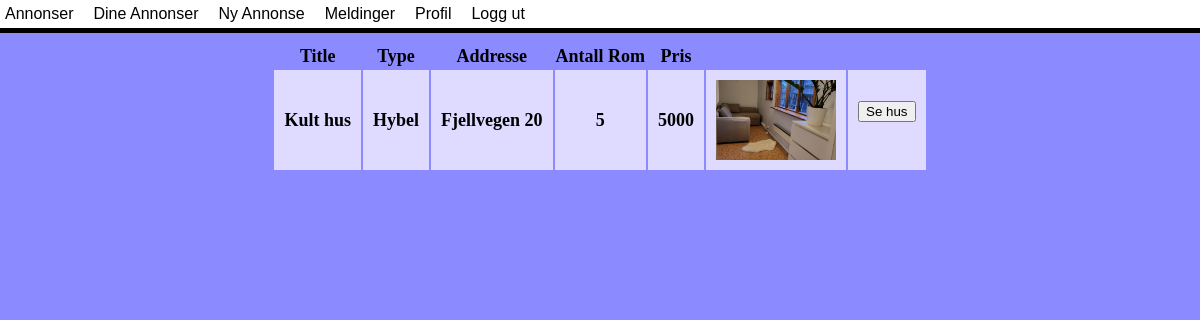
/Pages/MyListings.php (signed in), run on an earlier commit of the app's database.
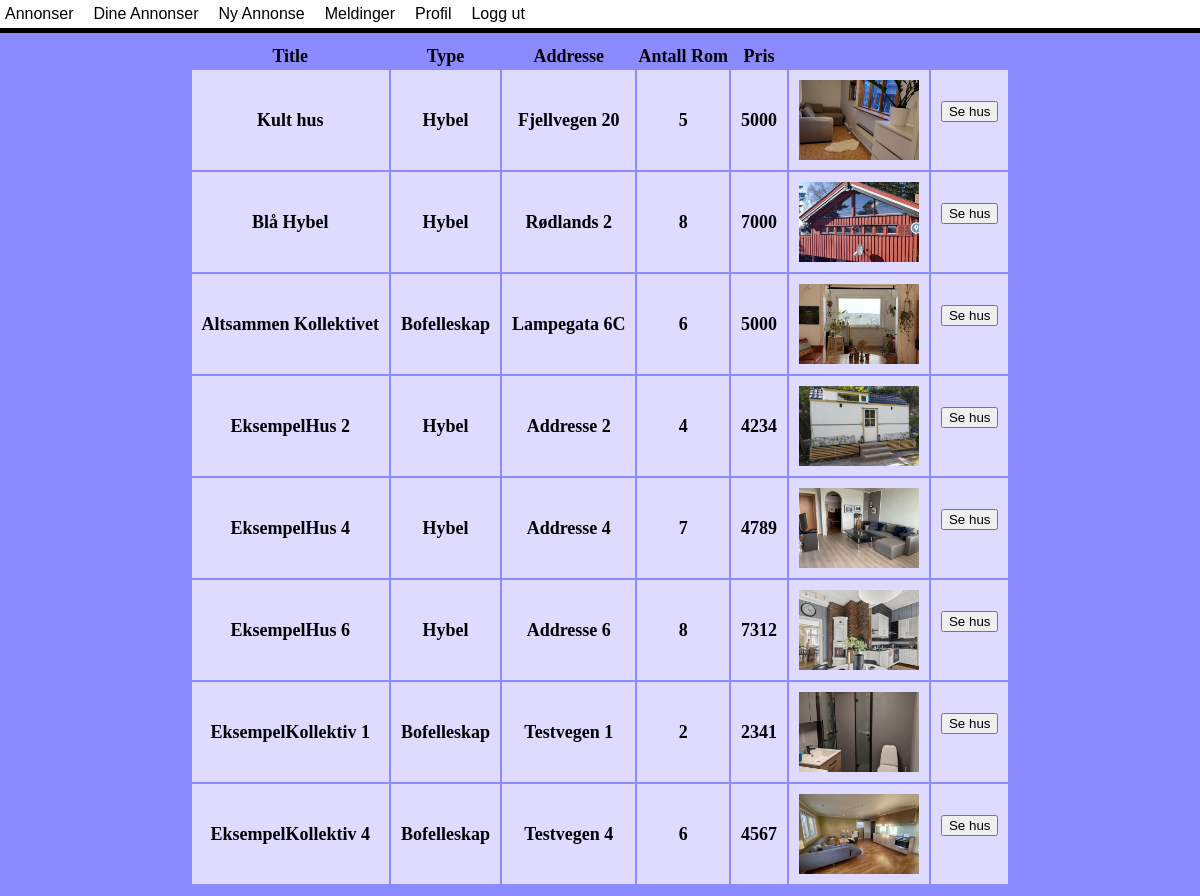
And on a later commit of the database.
### tables this page shows
CREATE TABLE listingImages (
    listingImgID INT NOT NULL AUTO_INCREMENT,
    listingImgDesc VARCHAR(64),
    listingImgType VARCHAR(10),
    listingID INT NOT NULL,
    listingMainImg TINYINT NOT NULL DEFAULT 0,
    PRIMARY KEY (listingImgID),
    FOREIGN KEY (listingID) references Listings(listingID) ON DELETE CASCADE
);

CREATE TABLE listings (
    listingID INT NOT NULL AUTO_INCREMENT,
    listingTitle VARCHAR(45) NOT NULL,
    listingDesc VARCHAR(1000) NOT NULL,
    listingAddress VARCHAR(100) NOT NULL,
    listingRooms INT NOT NULL,
    listingType VARCHAR(45) NOT NULL,
    listingPrice INT NOT NULL,
    listingArea INT NOT NULL,
    petAllowed TINYINT NOT NULL DEFAULT 0,
    hasParking TINYINT NOT NULL DEFAULT 0,
    hasShed TINYINT NOT NULL DEFAULT 0,
    isFurnished TINYINT NOT NULL DEFAULT 0,
    hasAppliances TINYINT NOT NULL DEFAULT 0,
    hasBalcony TINYINT NOT NULL DEFAULT 0,
    hasGarden TINYINT NOT NULL DEFAULT 0,
    wcFriendly TINYINT NOT NULL DEFAULT 0,
    incElectricity TINYINT NOT NULL DEFAULT 0,
    incWifi TINYINT NOT NULL DEFAULT 0,
    canSmoke TINYINT NOT NULL DEFAULT 0,
    forMen TINYINT NOT NULL DEFAULT 0,
    forWomen TINYINT NOT NULL DEFAULT 0,
    userID INT NOT NULL,
    PRIMARY KEY (listingID),
    FOREIGN KEY (userID) references user(userID) ON DELETE CASCADE
);

### Pages/MyListings.php (the view, shortened to what this page needs)
<?php
include_once "../Utilities/DatabaseConnection.php";
include_once "../Utilities/Header.php";
$userID = $_SESSION["user"]["userID"];
$sql = "SELECT * FROM listings INNER JOIN listingimages ON listings.listingID=listingimages.listingID WHERE userID = '$userID' AND listingimages.listingMainImg = 1";
$result = $connection->query($sql);
?>
<!DOCTYPE html>
<html>
<head>
    <link rel="stylesheet" href="../css/MyListings.css">
</head>
<body>
<main>
<table class="listingsContainer">
    <tr>
    <th>Title</th>
    <th>Type</th>
    <th>Addresse</th>
    <th>Antall Rom</th>
    <th>Pris</th>
    </tr>
<?php
if($result->num_rows > 0) {
while($row = $result->fetch_assoc()) {
    $imageType = $row["listingImgType"];
    $image = "../images/" . $row['listingImgID'] . "." . $imageType;
    $title = $row["listingTitle"];
    $type = $row["listingType"];
    $address = $row["listingAddress"];
    $rooms = $row["listingRooms"];
    $price = $row["listingPrice"];
    echo "<tr>";
    echo "<td>$title</td>";
    echo "<td>$type</td>";
    echo "<td>$address</td>";
    echo "<td>$rooms</td>";
    echo "<td>$price</td>";
    echo "<td><img class='imageLOL' src='$image'></td>";
    echo "<td><form action='ListingDetails.php' method='get'><button type='submit' name='listingID'
    value=" . $row['listingID'] . ">Se hus</button></form></td>";
    }
    echo "</tr>";
}
?>
</table>
</main>
</body>
</html>

### Utilities/Header.php
<link rel="stylesheet" href="../css/Header.css">
<header style="font-family: Arial,Helvetica,sans-serif">
    <div class="headerStyle">
                <?php
                echo '<span>';
                echo '<li> <a href="../Pages/Listings.php"> Annonser </a></li>';
                if ($_SESSION['user']['isStudent'] == 0) {
                    echo '<li> <a href="../Pages/MyListings.php"> Dine Annonser </a></li>';
                    echo '<li> <a href="../Pages/CreateListing.php"> Ny Annonse </a></li>';
                }
                echo '<li> <a href="../Pages/Inbox.php"> Meldinger </a></li>';
                echo '<li> <a href="../Pages/Profile.php"> Profil </a></li>';
                echo '<li> <a href="../Pages/Logout.php"> Logg ut </a></li>';
                echo '</span>';
                ?>
    </div>
</header>

### css/Header.css (style rules this page uses)
body { background-color: #8b8bff; margin: 0; padding: 0; }
.headerStyle { border-bottom: 5px solid black; background-color: white; padding: 5px; }
.headerStyle > span > li { display:inline-block; margin-right:20px; }
.headerStyle > span > li > a { color:#000000; text-decoration:none; }

### css/MyListings.css (style rules this page uses)
body { margin: 0; padding: 0; }
main { display: flex; flex-direction: column; align-items: center; }
img { object-fit: contain; width: auto; height: 5rem; }
table { margin: 0 auto; font-size: large; padding: 10px; }
td { background-color: #dfdaff; font-weight: bold; border: 0px solid black; padding: 10px; text-align: center; }

What changed in the data, as far as the page shows it:
added listingimages: listingID.listingTitle "Blå Hybel", listingID.listingType "Hybel", listingID.listingAddress "Rødlands 2", listingID.listingRooms "8", listingID.listingPrice "7000", shows a picture
added listingimages: listingID.listingTitle "Altsammen Kollektivet", listingID.listingType "Bofelleskap", listingID.listingAddress "Lampegata 6C", listingID.listingRooms "6", listingID.listingPrice "5000", shows a picture
added listingimages: listingID.listingTitle "EksempelHus 2", listingID.listingType "Hybel", listingID.listingAddress "Addresse 2", listingID.listingRooms "4", listingID.listingPrice "4234", shows a picture
added listingimages: listingID.listingTitle "EksempelHus 4", listingID.listingType "Hybel", listingID.listingAddress "Addresse 4", listingID.listingRooms "7", listingID.listingPrice "4789", shows a picture
added listingimages: listingID.listingTitle "EksempelHus 6", listingID.listingType "Hybel", listingID.listingAddress "Addresse 6", listingID.listingRooms "8", listingID.listingPrice "7312", shows a picture
added listingimages: listingID.listingTitle "EksempelKollektiv 1", listingID.listingType "Bofelleskap", listingID.listingAddress "Testvegen 1", listingID.listingRooms "2", listingID.listingPrice "2341", shows a picture
added listingimages: listingID.listingTitle "EksempelKollektiv 4", listingID.listingType "Bofelleskap", listingID.listingAddress "Testvegen 4", listingID.listingRooms "6", listingID.listingPrice "4567", shows a picture
